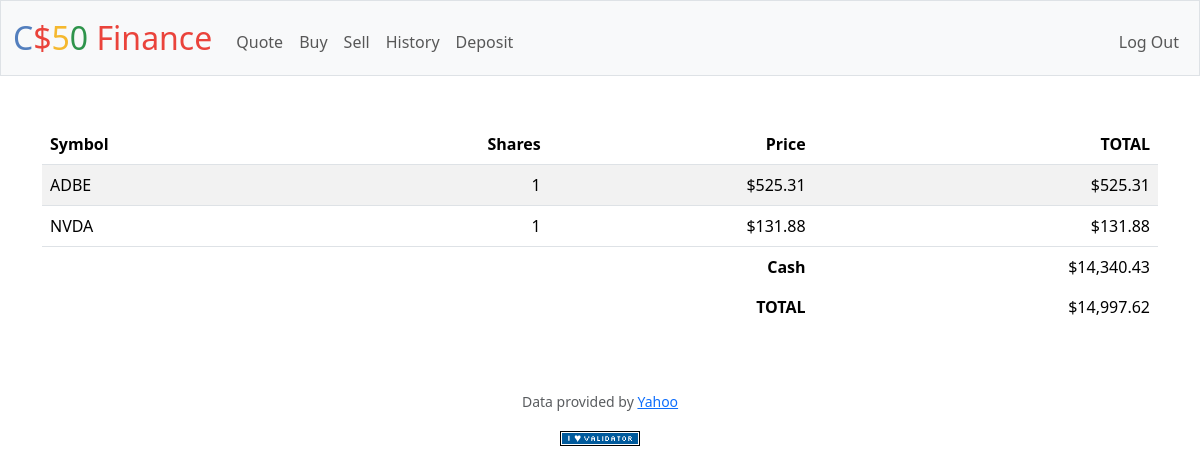
/ (signed in), run on the app's committed database.
### tables this page shows
CREATE TABLE stocks (id INTEGER PRIMARY KEY AUTOINCREMENT NOT NULL, symbol TEXT NOT NULL, shares INTEGER NOT NULL, price NUMERIC not null, time DATETIME, user_id INTEGER, FOREIGN KEY (user_id)
REFERENCES users(id));

### app.py (the view)
@app.route("/")
@login_required
def index():
    rows = db.execute("SELECT symbol, SUM(shares) AS total_shares, price, SUM(shares * price) AS total FROM stocks WHERE user_id = (?) GROUP BY symbol, price HAVING SUM(shares) != 0", session["user_id"])
    usercash = db.execute("SELECT cash FROM users WHERE id = (?)", session["user_id"])
    cash_amount = round((usercash[0]['cash']),2)
    stock_total_amount_rows = db.execute("SELECT (shares * price) AS total FROM stocks WHERE user_id = (?)", session["user_id"])
    amount_total = 0
    for amount in stock_total_amount_rows:
        amount_total += amount['total']
    total = amount_total + cash_amount
    total = round(total,2)
    return render_template("index.html", purschases=rows, cash=cash_amount, amount=total)

### app.py (called while the page is built)
@app.after_request
def after_request(response):
    response.headers["Cache-Control"] = "no-cache, no-store, must-revalidate"
    response.headers["Expires"] = 0
    response.headers["Pragma"] = "no-cache"
    return response

### helpers.py (called while the page is built)
def login_required(f):
    @wraps(f)
    def decorated_function(*args, **kwargs):
        if session.get("user_id") is None:
            return redirect("/login")
        return f(*args, **kwargs)
    return decorated_function

def usd(value):
    return f"${value:,.2f}"

### templates/index.html (shortened to what this page needs)
{% extends "layout.html" %}
{% block main %}
<table class="table table-striped">
    <thead>
        <tr>
            <th class="text-start">Symbol</th>
            <th class="text-end">Shares</th>
            <th class="text-end">Price</th>
            <th class="text-end">TOTAL</th>
        </tr>
    </thead>
   <tbody>
            {% for purschase in purschases %}
            <tr>
                <td class="text-start">{{ purschase.symbol }}</td>
                <td class="text-end">{{ purschase.total_shares }}</td>
                <td class="text-end">{{ purschase.price | usd }}</td>
                <td class="text-end">{{ purschase.total | usd }}</td>
            </tr>
            {% endfor %}
    </tbody>
    <tfoot>
        <tr>
            <td class="border-0 fw-bold text-end" colspan="3">Cash</td>
            <td class="border-0 text-end">{{ cash | usd }}</td>
        </tr>
        <tr>
            <td class="border-0 fw-bold text-end" colspan="3">TOTAL</td>
            <td class="border-0 w-bold text-end">{{ amount | usd }}</td>
        </tr>
    </tfoot>
</table>
{% endblock %}

### templates/layout.html (shortened to what this page needs)
<!DOCTYPE html>
<html lang="en">
    <head>
        <link href="https://cdn.jsdelivr.net/npm/bootstrap@5.3.3/dist/css/bootstrap.min.css" rel="stylesheet">
        <link href="/static/styles.css" rel="stylesheet">
    </head>
    <body>
        <nav class="bg-light border navbar navbar-expand-md navbar-light">
            <div class="container-fluid">
                <a class="navbar-brand" href="/"><span class="blue">C</span><span class="red">$</span><span class="yellow">5</span><span class="green">0</span> <span class="red">Finance</span></a>
                <div class="collapse navbar-collapse" id="navbar">
                    {% if session["user_id"] %}
                        <ul class="navbar-nav me-auto mt-2">
                            <li class="nav-item"><a class="nav-link" href="/quote">Quote</a></li>
                            <li class="nav-item"><a class="nav-link" href="/buy">Buy</a></li>
                            <li class="nav-item"><a class="nav-link" href="/sell">Sell</a></li>
                            <li class="nav-item"><a class="nav-link" href="/history">History</a></li>
                            <li class="nav-item"><a class="nav-link" href="/deposit">Deposit</a></li>
                        </ul>
                        <ul class="navbar-nav ms-auto mt-2">
                            <li class="nav-item"><a class="nav-link" href="/logout">Log Out</a></li>
                        </ul>
                    {% else %}
                        <ul class="navbar-nav ms-auto mt-2">
                            <li class="nav-item"><a class="nav-link" href="/register">Register</a></li>
                            <li class="nav-item"><a class="nav-link" href="/login">Log In</a></li>
                        </ul>
                    {% endif %}
                </div>
            </div>
        </nav>
        <main class="container py-5 text-center">
            {% block main %}{% endblock %}
        </main>
        <footer class="mb-5">
            <p class="mb-3 small text-center text-muted">
                Data provided by <a href="https://finance.yahoo.com/">Yahoo</a>
            </p>
            <form action="https://validator.w3.org/check" class="text-center" enctype="multipart/form-data" method="post" target="_blank">
                <input alt="Validate" src="/static/I_heart_validator.png" type="image">
            </form>
        </footer>
    </body>
</html>

### static/styles.css (style rules this page uses)
nav .navbar-brand { font-size: xx-large; }
nav .navbar-brand .blue { color: #537fbe; }
nav .navbar-brand .red { color: #ea433b; }
nav .navbar-brand .yellow { color: #f5b82e; }
nav .navbar-brand .green { color: #2e944b; }

### data on the page
stocks: symbol "NVDA", total_shares "1", price "$131.88", total "$131.88"

### other printed values
{{ purschase.symbol }} "ADBE"
{{ purschase.total_shares }} "1"
{{ purschase.price | usd }} "$525.31"
{{ purschase.total | usd }} "$525.31"
{{ cash | usd }} "$14,340.43"
{{ amount | usd }} "$14,997.62"
